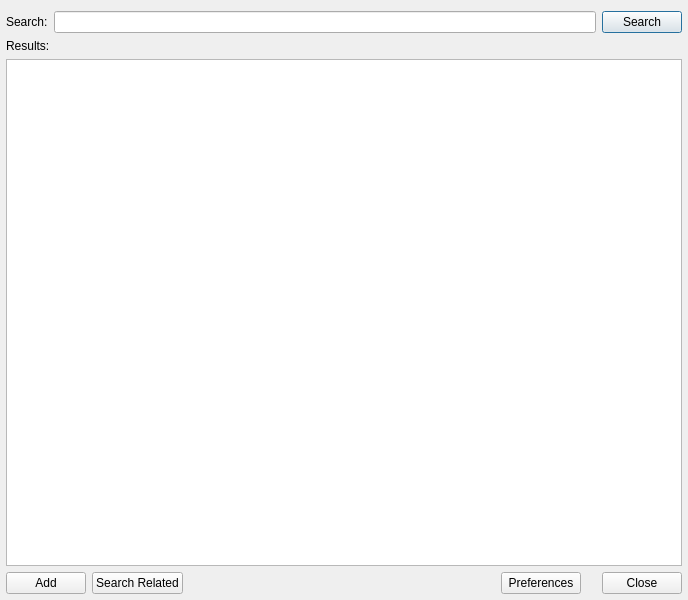
<?xml version="1.0" encoding="UTF-8"?>
<ui version="4.0">
 <class>YoutubeWindow</class>
 <widget class="QDialog" name="YoutubeWindow">
  <property name="windowModality">
   <enum>Qt::ApplicationModal</enum>
  </property>
  <property name="geometry">
   <rect>
    <x>0</x>
    <y>0</y>
    <width>688</width>
    <height>600</height>
   </rect>
  </property>
  <property name="windowTitle">
   <string>YouTube Search</string>
  </property>
  <property name="windowIcon">
   <iconset theme="applications-internet">
    <normaloff>.</normaloff>.</iconset>
  </property>
  <layout class="QVBoxLayout" name="verticalLayout">
   <property name="leftMargin">
    <number>6</number>
   </property>
   <property name="rightMargin">
    <number>6</number>
   </property>
   <property name="bottomMargin">
    <number>6</number>
   </property>
   <item>
    <layout class="QHBoxLayout" name="horizontalLayout">
     <item>
      <widget class="QLabel" name="labelSearch">
       <property name="text">
        <string>Search:</string>
       </property>
      </widget>
     </item>
     <item>
      <widget class="QLineEdit" name="textSearch"/>
     </item>
     <item>
      <widget class="QPushButton" name="buttonSearch">
       <property name="text">
        <string>Search</string>
       </property>
      </widget>
     </item>
    </layout>
   </item>
   <item>
    <widget class="QLabel" name="labelResults">
     <property name="text">
      <string>Results:</string>
     </property>
    </widget>
   </item>
   <item>
    <widget class="QListWidget" name="listResults">
     <property name="lineWidth">
      <number>0</number>
     </property>
    </widget>
   </item>
   <item>
    <layout class="QHBoxLayout" name="horizontalLayout_2">
     <item>
      <widget class="QPushButton" name="buttonAdd">
       <property name="text">
        <string>Add</string>
       </property>
      </widget>
     </item>
     <item>
      <widget class="QPushButton" name="buttonSearchRelated">
       <property name="text">
        <string>Search Related</string>
       </property>
      </widget>
     </item>
     <item>
      <widget class="QLabel" name="labelState">
       <property name="text">
        <string>&lt;state&gt;</string>
       </property>
       <property name="indent">
        <number>-13</number>
       </property>
      </widget>
     </item>
     <item>
      <spacer name="horizontalSpacer">
       <property name="orientation">
        <enum>Qt::Horizontal</enum>
       </property>
       <property name="sizeHint" stdset="0">
        <size>
         <width>40</width>
         <height>20</height>
        </size>
       </property>
      </spacer>
     </item>
     <item>
      <widget class="QPushButton" name="buttonPreferences">
       <property name="text">
        <string>Preferences</string>
       </property>
      </widget>
     </item>
     <item>
      <spacer name="horizontalSpacer_2">
       <property name="orientation">
        <enum>Qt::Horizontal</enum>
       </property>
       <property name="sizeType">
        <enum>QSizePolicy::Fixed</enum>
       </property>
       <property name="sizeHint" stdset="0">
        <size>
         <width>15</width>
         <height>20</height>
        </size>
       </property>
      </spacer>
     </item>
     <item>
      <widget class="QDialogButtonBox" name="buttonClose">
       <property name="sizePolicy">
        <sizepolicy hsizetype="Fixed" vsizetype="Fixed">
         <horstretch>0</horstretch>
         <verstretch>0</verstretch>
        </sizepolicy>
       </property>
       <property name="layoutDirection">
        <enum>Qt::LeftToRight</enum>
       </property>
       <property name="orientation">
        <enum>Qt::Horizontal</enum>
       </property>
       <property name="standardButtons">
        <set>QDialogButtonBox::Close</set>
       </property>
       <property name="centerButtons">
        <bool>false</bool>
       </property>
      </widget>
     </item>
    </layout>
   </item>
  </layout>
 </widget>
 <tabstops>
  <tabstop>textSearch</tabstop>
  <tabstop>buttonSearch</tabstop>
  <tabstop>listResults</tabstop>
 </tabstops>
 <resources/>
 <connections>
  <connection>
   <sender>listResults</sender>
   <signal>itemDoubleClicked(QListWidgetItem*)</signal>
   <receiver>buttonAdd</receiver>
   <slot>animateClick()</slot>
   <hints>
    <hint type="sourcelabel">
     <x>74</x>
     <y>344</y>
    </hint>
    <hint type="destinationlabel">
     <x>51</x>
     <y>586</y>
    </hint>
   </hints>
  </connection>
  <connection>
   <sender>textSearch</sender>
   <signal>returnPressed()</signal>
   <receiver>buttonSearch</receiver>
   <slot>animateClick()</slot>
   <hints>
    <hint type="sourcelabel">
     <x>450</x>
     <y>20</y>
    </hint>
    <hint type="destinationlabel">
     <x>672</x>
     <y>21</y>
    </hint>
   </hints>
  </connection>
  <connection>
   <sender>buttonClose</sender>
   <signal>rejected()</signal>
   <receiver>YoutubeWindow</receiver>
   <slot>close()</slot>
   <hints>
    <hint type="sourcelabel">
     <x>469</x>
     <y>579</y>
    </hint>
    <hint type="destinationlabel">
     <x>343</x>
     <y>299</y>
    </hint>
   </hints>
  </connection>
 </connections>
</ui>
